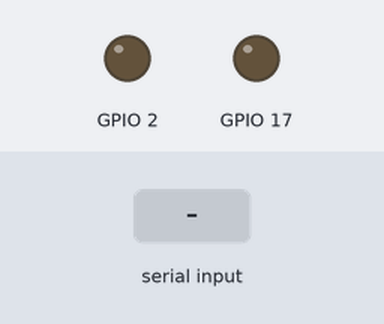
The program below on a simulated ESP32. On the bench: output pins drawn as LEDs (lit = HIGH). Inputs (shaded band) come from the test bench.

Above: at 1.2 s.
1.3 s: "1" received over Serial
At 1.6 s:
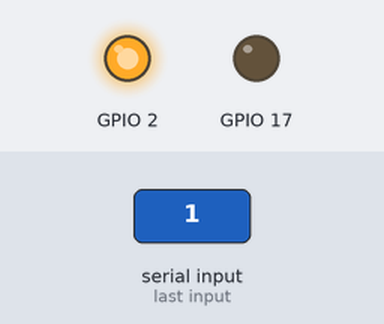
2.8 s: "3" received over Serial
At 4.0 s:
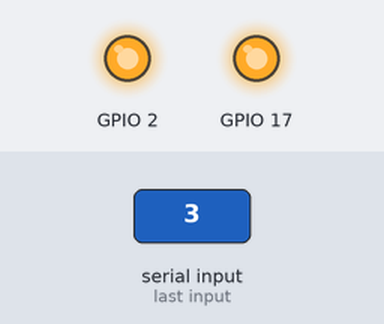
5.8 s: "2" received over Serial
At 8.0 s:
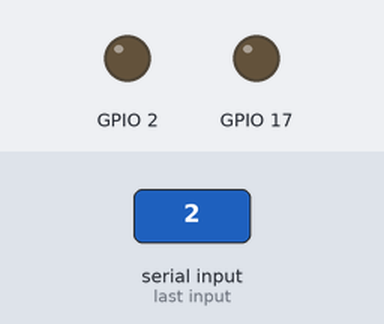
8.3 s: "3" received over Serial
At 9.4 s:
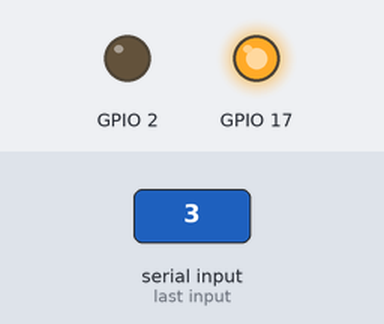
Timing chart, 0 to 11.8 s (numbered marks = the images above; inputs shaded):
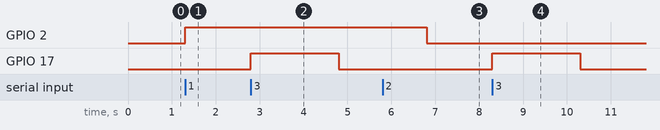

The program:

main.cpp
```cpp
#include <Arduino.h>

// put function declarations here:
int myFunction(int, int);

// 從串列埠讀取資料

void setup() {
  // put your setup code here, to run once:
  // int result = myFunction(2, 3);
  // 初始化串列埠
  Serial.begin(9600);
  pinMode(2, OUTPUT);  // 設定腳位2為輸出(內建LED)
  pinMode(17, OUTPUT);  // 設定腳位17為輸出
}

void loop()
{
  //判斷串列埠是否有資料
  if(Serial.available() > 0)
  {
    //讀取串列埠資料
    char data = Serial.read();

    if (data == '1')
    {
      digitalWrite(2, HIGH); // 設定腳位2為高電位
    }
    else if (data == '2')
    {
      digitalWrite(2, LOW); // 設定腳位2為低電位
    }
    else if (data == '3')
    {
      for (int i=0 ; i < 10 ; i++);
      {
        digitalWrite(17, HIGH); // 設定腳位17為高電位
        delay(2000); // 延遲500ms
        digitalWrite(17, LOW); // 設定腳位17為低電位
        delay(2000); // 延遲500ms
      }
    //   digitalWrite(17, HIGH); // 設定腳位17為高電位
    // }
    // else if (data == '4')
    // {
    //   digitalWrite(17, LOW); // 設定腳位17為低電位
    }
  }
}

// put function definitions here:
int myFunction(int x, int y) {
  return x + y;
}
```

Measured:
- after the input at 1.3 s, GPIO 2: LOW → HIGH at once
- after the input at 2.8 s, GPIO 17: LOW → HIGH at once, → LOW 2.0 s later
- after the input at 5.8 s, GPIO 2: HIGH → LOW after 1.0 s
- after the input at 8.3 s, GPIO 17: LOW → HIGH at once, → LOW 2.0 s later
